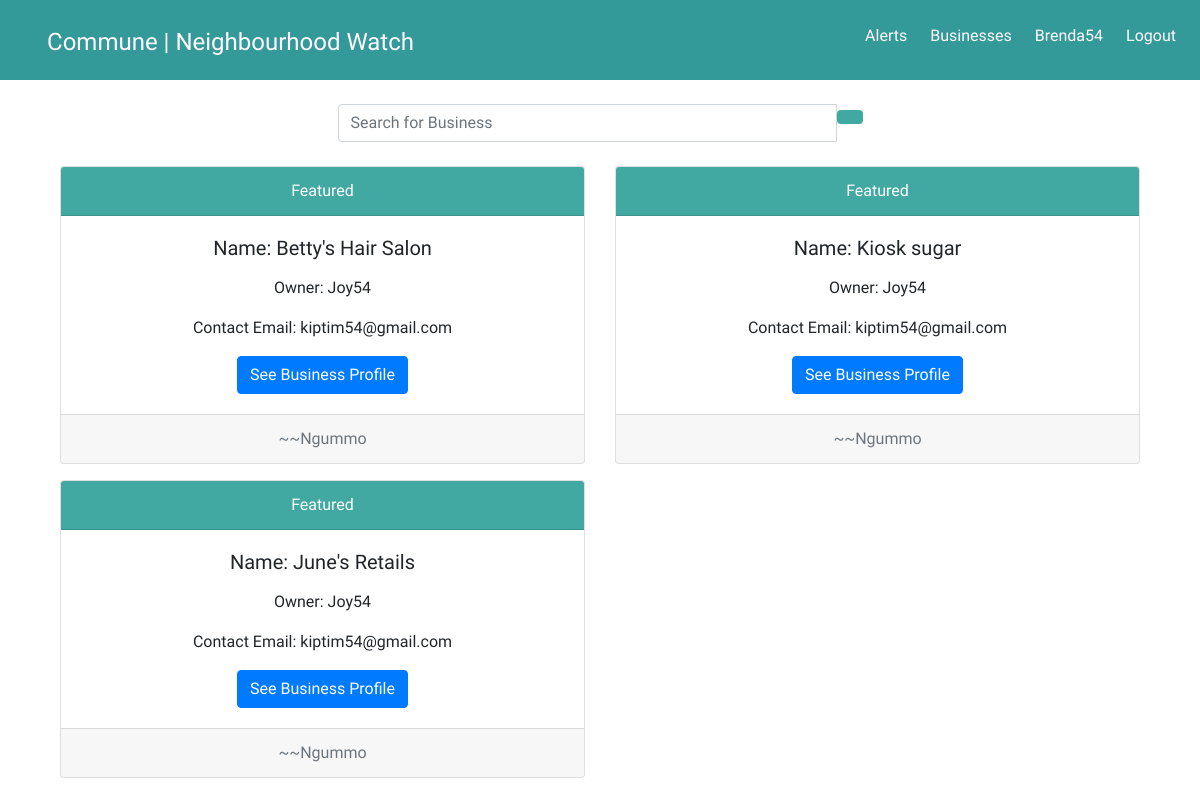
Screenshot of /businesses/ (signed in) with the database file from the repository.
### communeapp/models.py (models this page shows, shortened)
class Business(models.Model):
    business_name=models.CharField(max_length=200)
    business_owner=models.ForeignKey(User)
    business_type=models.CharField(max_length=100)
    neighbourhood=models.ForeignKey(Neighbourhood)
    business_email=models.CharField(max_length=100)
    phone_number=models.IntegerField()
    def __str__(self):
        return self.business_name

class Neighbourhood(models.Model):
    neighbourhood_name=models.CharField(max_length=250)
    location=models.CharField(max_length=200)
    occupation_count=models.IntegerField()
    def __str__(self):
        return self.neighbourhood_name

### communeapp/views.py (the view)
# urls.py: url(r'businesses/$', views.view_businesses, name='view_businesses'),
def view_businesses(request):
    title="Commune | Business"
    current_user=request.user
    neighbours=Profile.objects.get(user=current_user)
    neighbourhood=neighbours.neighbourhood
    businesses=Business.objects.filter(neighbourhood=neighbourhood)
    print(businesses)
    return render(request, 'views/business.html', {"title":title, "hood":neighbourhood, "businesses":businesses})

### communeapp/templates/views/business.html (shortened to what this page needs)
{% extends 'views/base.html' %}
{% load bootstrap3 %}
{% load static %}
{% block content %}
{% if businesses %}
<div class="container">
    <div class="row">
        <div class="col-md-6 offset-md-3">
            <form role='search' action="{% url 'search_business' %}" action="post">
                <div class="input-group">
                    <input class="form-control"  placeholder="Search for Business" type="text" name='business'>
                    <div class="input-group-btn">
                        <button style="color:white; background:#41A9A2;"class="btn btn-default" type="submit"></button>
                    </div>
                </div>
            </form>
        </div>
    </div>
</div>
<br>
<div class="container">
    <div class="row">
            {% for business in businesses %}
        <div class="col-md-6">
        <div class="card text-center">
            <div class="card-header">
            Featured
            </div>
            <div class="card-body">
            <h5 class="card-title"><p>Name: {{business.business_name}}</p></h5>
            <p class="card-text">Owner: {{business.business_owner}}</p>
            <p class="card-text">Contact Email: {{business.business_email}}</p>
            <a href="#" class="btn btn-primary">See Business Profile</a>
            </div>
            <div class="card-footer text-muted">
            ~~{{business.neighbourhood}}
            </div>
        </div>
        </div>
        {%endfor%}
    </div>
</div>
{% else %}
<p>No businesses posted in {{hood}}</p>
   </a>
</p>
{% endif %}
{% endblock %}

### communeapp/templates/navbar.html (shortened to what this page needs)
<!DOCTYPE html>
<html lang="en">
<head>
    {% load static %}
    <link rel="stylesheet" href="{% static 'css/base.css' %}">
</head>
<body>
              <nav>
                <ul id="navnav">
                  <li id="brand"><a href="{% url 'landingpage'%}">Commune | Neighbourhood Watch</a></li>
                  {% if user.is_authenticated %}
                  <li id="bodynav"><a href="{% url 'logout'%}">Logout</a></li>
                  {%else%}
                  <li id="bodynav"><a href="{% url 'login'%}">Login</a></li>
                  {% endif %}
                  <li id="bodynav"><a href="{% url 'view_profile'%}">{{user.username}}</a></li>
                  <li id="bodynav"><a href="{% url 'view_businesses'%}">Businesses</a></li>
                  <li id="bodynav"><a href="{% url 'view_messages'%}">Alerts</a></li>
                </ul>
              </nav>
</body>
</html>

### static/css/base.css (style rules this page uses)
* { margin:0; padding:0px; padding-right:0px; padding-left:0px; font-family: 'Andika', sans-serif; }
body, .container-fluid, .row, .col-xs-12 { margin:0; padding:0px; padding-right:0px; padding-left:0px; margin-top: 0px; margin-right:0px; position: relative; }
nav { margin:0; padding:0px; height:10vh; background:white; background-attachment: fixed; margin-bottom:2%; }
nav ul { padding:2%; }
nav li { list-style-type: none; display: inline-block; margin-left:2%; }
nav #bodynav { float:right; }
nav #brand { float:left; font-size:150%; margin-bottom:3px; }
a, a:hover { color:#41A9A2; }
.card { margin-bottom:3%; }
.card-header, #cardbutton { background: #41A9A2; color:white; }

### rows the page displays
Business: business_name "Betty's Hair Salon", business_owner "Joy54", business_email "kiptim54@gmail.com", neighbourhood "Ngummo"
Business: business_name "Kiosk sugar", business_owner "Joy54", business_email "kiptim54@gmail.com", neighbourhood "Ngummo"
Business: business_name "June's Retails", business_owner "Joy54", business_email "kiptim54@gmail.com", neighbourhood "Ngummo"

### other values shown
{{ user.username }} "Brenda54"
